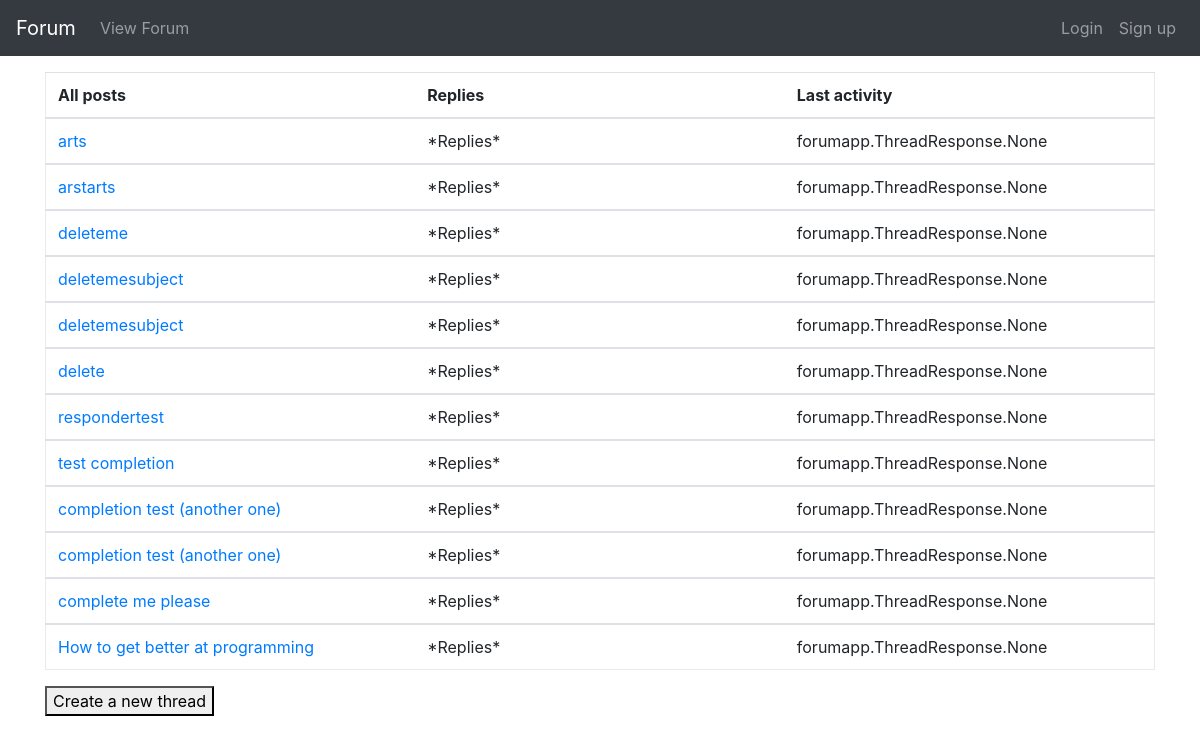
The page /forumapp/forum/1 on the database as committed earlier.
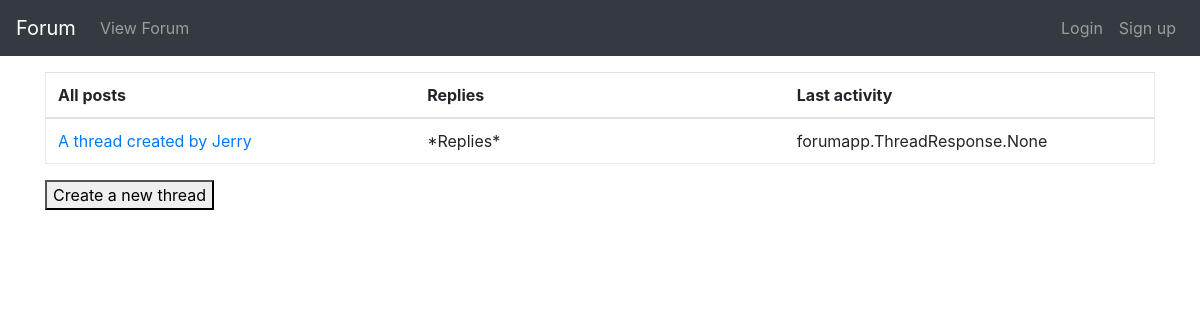
The same page on the database as committed later.
### forumapp/models.py (models this page shows, shortened)
class Thread(models.Model):
    name = models.CharField(max_length=100)
    forum = models.ForeignKey(Forum, null=True, on_delete=models.SET_NULL)
    class Meta:
        permissions = [
            ('can_remove_any_thread', 'Can remove ANY thread.'),
        ]

### forumapp/views.py (the view)
def forum(request, pk):
    thread_list = Thread.objects.filter(forum=pk)
    return render(
        request,
        'forumapp/thread_list.html',
        context={
            'thread_list': thread_list
        }
    )

### forumapp/templates/forumapp/thread_list.html
{% extends "forumapp/base.html" %}
{% block content %}
{% if thread_list %}
    <table class="table forum-table">
        <thead>
        <tr>
            <th>All posts</th>
            <th>Replies</th>
            <th>Last activity</th>
        </tr>
        </thead>
    {% for thread in thread_list %}
        <tbody>
        <tr>
            <td><a href="{% url 'thread-view' thread.forum.id thread.id %}">{{ thread.name }}</a></td>
            <td>*Replies*</td>
            <td>{{ thread.threadresponse_set }}</td>
        </tr>
        </tbody>
    {% endfor %}
</table>
{% else %}
    <div>No threads.</div>
{% endif %}
<a href="{% url 'new-thread' 1 %}"><button>Create a new thread</button></a>
{% endblock %}

### forumapp/templates/forumapp/base.html (shortened to what this page needs)
<html>
<head>
    {% load static %}
    <link rel="stylesheet" type="text/css"
          href="{% static 'forumapp/css/style.css' %}"/>
    <link rel="stylesheet"
          href="https://maxcdn.bootstrapcdn.com/bootstrap/4.0.0-beta.2/css/bootstrap.min.css"
>
</head>
<body>
<nav class="navbar navbar-expand-md bg-dark navbar-dark">
    <a class="navbar-brand" href="{% url 'index' %}">Forum</a>
    <div class="collapse navbar-collapse" id="collapsibleNavbar">
        <ul class="navbar-nav">
            <li class="nav-item">
                <a class="nav-link" href="{% url 'forums' %}">View Forum</a>
            </li>
        </ul>
        <ul class="navbar-nav ml-auto">
            <li class="nav-item">
                {% if user.is_authenticated %}
                <a class="nav-link" href="{% url 'logout' %}">Logout</a>
                {% else %}
                <a class="nav-link" href="{% url 'login' %}">Login</a>
                {% endif %}
            </li>
            {% if user.is_authenticated %}
            <li class="nav-item">
                <a class="nav-link">Logged as {{ user }}</a>
            </li>
            {% else %}
            <li class="nav-item">
                <a class="nav-link" href="{% url 'signup' %}">Sign up</a>
            </li>
            {% endif %}
        </ul>
    </div>
</nav>
<div class="container">
    {% block content %}
    {% endblock %}
</div>
</body>
</html>

### forumapp/static/forumapp/css/style.css (style rules this page uses)
.forum-table { table-layout: fixed; border-collapse: collapse; border: 1px solid #e9ecef; }
nav { margin-bottom: 1rem; }

Rows that differ between the two databases and show on the page:
removed Thread: name "arts", threadresponse_set "forumapp.ThreadResponse.None"
removed Thread: name "arstarts", threadresponse_set "forumapp.ThreadResponse.None"
removed Thread: name "deleteme", threadresponse_set "forumapp.ThreadResponse.None"
removed Thread: name "deletemesubject", threadresponse_set "forumapp.ThreadResponse.None"
removed Thread: name "deletemesubject", threadresponse_set "forumapp.ThreadResponse.None"
removed Thread: name "delete", threadresponse_set "forumapp.ThreadResponse.None"
removed Thread: name "respondertest", threadresponse_set "forumapp.ThreadResponse.None"
removed Thread: name "test completion", threadresponse_set "forumapp.ThreadResponse.None"
removed Thread: name "completion test (another one)", threadresponse_set "forumapp.ThreadResponse.None"
removed Thread: name "completion test (another one)", threadresponse_set "forumapp.ThreadResponse.None"
removed Thread: name "complete me please", threadresponse_set "forumapp.ThreadResponse.None"
removed Thread: name "How to get better at programming", threadresponse_set "forumapp.ThreadResponse.None"
added Thread: name "A thread created by Jerry", threadresponse_set "forumapp.ThreadResponse.None"
